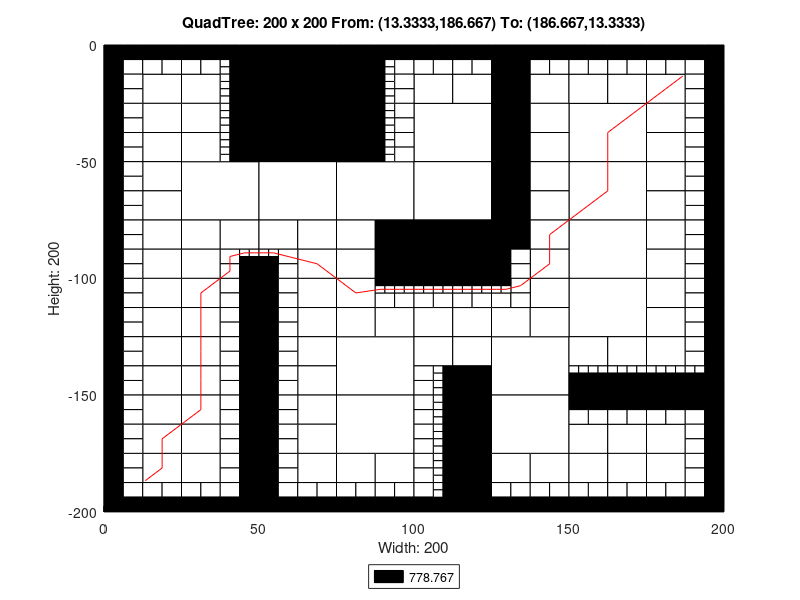

This chart was generated by the following MATLAB code:
axis([0 200 -200 0]);
title('QuadTree: 200 x 200 From: (13.3333,186.667) To: (186.667,13.3333)');
xlabel('Width: 200');
ylabel('Height: 200');
rectangle('Position',[50 -25 25 25], 'FaceColor',[0 0 0]);
rectangle('Position',[50 -50 25 25], 'FaceColor',[0 0 0]);
rectangle('Position',[25 -75 25 25], 'FaceColor',[1 1 1]);
rectangle('Position',[50 -75 25 25], 'FaceColor',[1 1 1]);
rectangle('Position',[75 -75 25 25], 'FaceColor',[1 1 1]);
rectangle('Position',[100 -50 25 25], 'FaceColor',[1 1 1]);
rectangle('Position',[150 -50 25 25], 'FaceColor',[1 1 1]);
rectangle('Position',[100 -75 25 25], 'FaceColor',[1 1 1]);
rectangle('Position',[100 -100 25 25], 'FaceColor',[0 0 0]);
rectangle('Position',[150 -75 25 25], 'FaceColor',[1 1 1]);
rectangle('Position',[150 -100 25 25], 'FaceColor',[1 1 1]);
rectangle('Position',[75 -150 25 25], 'FaceColor',[1 1 1]);
rectangle('Position',[75 -175 25 25], 'FaceColor',[1 1 1]);
rectangle('Position',[125 -150 25 25], 'FaceColor',[1 1 1]);
rectangle('Position',[150 -125 25 25], 'FaceColor',[1 1 1]);
rectangle('Position',[125 -175 25 25], 'FaceColor',[1 1 1]);
rectangle('Position',[12.5 -25 12.5 12.5], 'FaceColor',[1 1 1]);
rectangle('Position',[25 -25 12.5 12.5], 'FaceColor',[1 1 1]);
rectangle('Position',[12.5 -37.5 12.5 12.5], 'FaceColor',[1 1 1]);
rectangle('Position',[12.5 -50 12.5 12.5], 'FaceColor',[1 1 1]);
rectangle('Position',[25 -37.5 12.5 12.5], 'FaceColor',[1 1 1]);
rectangle('Position',[25 -50 12.5 12.5], 'FaceColor',[1 1 1]);
rectangle('Position',[75 -12.5 12.5 12.5], 'FaceColor',[0 0 0]);
rectangle('Position',[75 -25 12.5 12.5], 'FaceColor',[0 0 0]);
rectangle('Position',[75 -37.5 12.5 12.5], 'FaceColor',[0 0 0]);
rectangle('Position',[75 -50 12.5 12.5], 'FaceColor',[0 0 0]);
rectangle('Position',[12.5 -62.5 12.5 12.5], 'FaceColor',[1 1 1]);
rectangle('Position',[12.5 -75 12.5 12.5], 'FaceColor',[1 1 1]);
rectangle('Position',[12.5 -87.5 12.5 12.5], 'FaceColor',[1 1 1]);
rectangle('Position',[12.5 -100 12.5 12.5], 'FaceColor',[1 1 1]);
rectangle('Position',[25 -87.5 12.5 12.5], 'FaceColor',[1 1 1]);
rectangle('Position',[37.5 -87.5 12.5 12.5], 'FaceColor',[1 1 1]);
rectangle('Position',[25 -100 12.5 12.5], 'FaceColor',[1 1 1]);
rectangle('Position',[50 -87.5 12.5 12.5], 'FaceColor',[1 1 1]);
rectangle('Position',[62.5 -87.5 12.5 12.5], 'FaceColor',[1 1 1]);
rectangle('Position',[62.5 -100 12.5 12.5], 'FaceColor',[1 1 1]);
rectangle('Position',[75 -87.5 12.5 12.5], 'FaceColor',[1 1 1]);
rectangle('Position',[87.5 -87.5 12.5 12.5], 'FaceColor',[0 0 0]);
rectangle('Position',[75 -100 12.5 12.5], 'FaceColor',[1 1 1]);
rectangle('Position',[87.5 -100 12.5 12.5], 'FaceColor',[0 0 0]);
rectangle('Position',[100 -25 12.5 12.5], 'FaceColor',[1 1 1]);
rectangle('Position',[112.5 -25 12.5 12.5], 'FaceColor',[1 1 1]);
rectangle('Position',[125 -12.5 12.5 12.5], 'FaceColor',[0 0 0]);
rectangle('Position',[125 -25 12.5 12.5], 'FaceColor',[0 0 0]);
rectangle('Position',[137.5 -25 12.5 12.5], 'FaceColor',[1 1 1]);
rectangle('Position',[125 -37.5 12.5 12.5], 'FaceColor',[0 0 0]);
rectangle('Position',[137.5 -37.5 12.5 12.5], 'FaceColor',[1 1 1]);
rectangle('Position',[125 -50 12.5 12.5], 'FaceColor',[0 0 0]);
rectangle('Position',[137.5 -50 12.5 12.5], 'FaceColor',[1 1 1]);
rectangle('Position',[150 -25 12.5 12.5], 'FaceColor',[1 1 1]);
rectangle('Position',[162.5 -25 12.5 12.5], 'FaceColor',[1 1 1]);
rectangle('Position',[175 -25 12.5 12.5], 'FaceColor',[1 1 1]);
rectangle('Position',[175 -37.5 12.5 12.5], 'FaceColor',[1 1 1]);
rectangle('Position',[175 -50 12.5 12.5], 'FaceColor',[1 1 1]);
rectangle('Position',[125 -62.5 12.5 12.5], 'FaceColor',[0 0 0]);
rectangle('Position',[137.5 -62.5 12.5 12.5], 'FaceColor',[1 1 1]);
rectangle('Position',[125 -75 12.5 12.5], 'FaceColor',[0 0 0]);
rectangle('Position',[137.5 -75 12.5 12.5], 'FaceColor',[1 1 1]);
rectangle('Position',[125 -87.5 12.5 12.5], 'FaceColor',[0 0 0]);
rectangle('Position',[137.5 -87.5 12.5 12.5], 'FaceColor',[1 1 1]);
rectangle('Position',[137.5 -100 12.5 12.5], 'FaceColor',[1 1 1]);
rectangle('Position',[175 -62.5 12.5 12.5], 'FaceColor',[1 1 1]);
rectangle('Position',[175 -75 12.5 12.5], 'FaceColor',[1 1 1]);
rectangle('Position',[175 -87.5 12.5 12.5], 'FaceColor',[1 1 1]);
rectangle('Position',[175 -100 12.5 12.5], 'FaceColor',[1 1 1]);
rectangle('Position',[12.5 -112.5 12.5 12.5], 'FaceColor',[1 1 1]);
rectangle('Position',[12.5 -125 12.5 12.5], 'FaceColor',[1 1 1]);
rectangle('Position',[25 -112.5 12.5 12.5], 'FaceColor',[1 1 1]);
rectangle('Position',[25 -125 12.5 12.5], 'FaceColor',[1 1 1]);
rectangle('Position',[12.5 -137.5 12.5 12.5], 'FaceColor',[1 1 1]);
rectangle('Position',[12.5 -150 12.5 12.5], 'FaceColor',[1 1 1]);
rectangle('Position',[25 -137.5 12.5 12.5], 'FaceColor',[1 1 1]);
rectangle('Position',[25 -150 12.5 12.5], 'FaceColor',[1 1 1]);
rectangle('Position',[62.5 -112.5 12.5 12.5], 'FaceColor',[1 1 1]);
rectangle('Position',[62.5 -125 12.5 12.5], 'FaceColor',[1 1 1]);
rectangle('Position',[75 -112.5 12.5 12.5], 'FaceColor',[1 1 1]);
rectangle('Position',[75 -125 12.5 12.5], 'FaceColor',[1 1 1]);
rectangle('Position',[87.5 -125 12.5 12.5], 'FaceColor',[1 1 1]);
rectangle('Position',[62.5 -137.5 12.5 12.5], 'FaceColor',[1 1 1]);
rectangle('Position',[62.5 -150 12.5 12.5], 'FaceColor',[1 1 1]);
rectangle('Position',[12.5 -162.5 12.5 12.5], 'FaceColor',[1 1 1]);
rectangle('Position',[12.5 -175 12.5 12.5], 'FaceColor',[1 1 1]);
rectangle('Position',[25 -162.5 12.5 12.5], 'FaceColor',[1 1 1]);
rectangle('Position',[25 -175 12.5 12.5], 'FaceColor',[1 1 1]);
rectangle('Position',[12.5 -187.5 12.5 12.5], 'FaceColor',[1 1 1]);
rectangle('Position',[25 -187.5 12.5 12.5], 'FaceColor',[1 1 1]);
rectangle('Position',[62.5 -162.5 12.5 12.5], 'FaceColor',[1 1 1]);
rectangle('Position',[62.5 -175 12.5 12.5], 'FaceColor',[1 1 1]);
rectangle('Position',[62.5 -187.5 12.5 12.5], 'FaceColor',[1 1 1]);
rectangle('Position',[75 -187.5 12.5 12.5], 'FaceColor',[1 1 1]);
rectangle('Position',[87.5 -187.5 12.5 12.5], 'FaceColor',[1 1 1]);
rectangle('Position',[100 -125 12.5 12.5], 'FaceColor',[1 1 1]);
rectangle('Position',[112.5 -125 12.5 12.5], 'FaceColor',[1 1 1]);
rectangle('Position',[137.5 -112.5 12.5 12.5], 'FaceColor',[1 1 1]);
rectangle('Position',[125 -125 12.5 12.5], 'FaceColor',[1 1 1]);
rectangle('Position',[137.5 -125 12.5 12.5], 'FaceColor',[1 1 1]);
rectangle('Position',[100 -137.5 12.5 12.5], 'FaceColor',[1 1 1]);
rectangle('Position',[112.5 -137.5 12.5 12.5], 'FaceColor',[1 1 1]);
rectangle('Position',[112.5 -150 12.5 12.5], 'FaceColor',[0 0 0]);
rectangle('Position',[175 -112.5 12.5 12.5], 'FaceColor',[1 1 1]);
rectangle('Position',[175 -125 12.5 12.5], 'FaceColor',[1 1 1]);
rectangle('Position',[150 -137.5 12.5 12.5], 'FaceColor',[1 1 1]);
rectangle('Position',[162.5 -137.5 12.5 12.5], 'FaceColor',[1 1 1]);
rectangle('Position',[175 -137.5 12.5 12.5], 'FaceColor',[1 1 1]);
rectangle('Position',[112.5 -162.5 12.5 12.5], 'FaceColor',[0 0 0]);
rectangle('Position',[112.5 -175 12.5 12.5], 'FaceColor',[0 0 0]);
rectangle('Position',[112.5 -187.5 12.5 12.5], 'FaceColor',[0 0 0]);
rectangle('Position',[112.5 -200 12.5 12.5], 'FaceColor',[0 0 0]);
rectangle('Position',[125 -187.5 12.5 12.5], 'FaceColor',[1 1 1]);
rectangle('Position',[137.5 -187.5 12.5 12.5], 'FaceColor',[1 1 1]);
rectangle('Position',[150 -175 12.5 12.5], 'FaceColor',[1 1 1]);
rectangle('Position',[162.5 -175 12.5 12.5], 'FaceColor',[1 1 1]);
rectangle('Position',[175 -175 12.5 12.5], 'FaceColor',[1 1 1]);
rectangle('Position',[150 -187.5 12.5 12.5], 'FaceColor',[1 1 1]);
rectangle('Position',[162.5 -187.5 12.5 12.5], 'FaceColor',[1 1 1]);
rectangle('Position',[175 -187.5 12.5 12.5], 'FaceColor',[1 1 1]);
rectangle('Position',[0 -6.25 6.25 6.25], 'FaceColor',[0 0 0]);
rectangle('Position',[6.25 -6.25 6.25 6.25], 'FaceColor',[0 0 0]);
rectangle('Position',[0 -12.5 6.25 6.25], 'FaceColor',[0 0 0]);
rectangle('Position',[6.25 -12.5 6.25 6.25], 'FaceColor',[1 1 1]);
rectangle('Position',[12.5 -6.25 6.25 6.25], 'FaceColor',[0 0 0]);
rectangle('Position',[18.75 -6.25 6.25 6.25], 'FaceColor',[0 0 0]);
rectangle('Position',[12.5 -12.5 6.25 6.25], 'FaceColor',[1 1 1]);
rectangle('Position',[18.75 -12.5 6.25 6.25], 'FaceColor',[1 1 1]);
rectangle('Position',[0 -18.75 6.25 6.25], 'FaceColor',[0 0 0]);
rectangle('Position',[6.25 -18.75 6.25 6.25], 'FaceColor',[1 1 1]);
rectangle('Position',[0 -25 6.25 6.25], 'FaceColor',[0 0 0]);
rectangle('Position',[6.25 -25 6.25 6.25], 'FaceColor',[1 1 1]);
rectangle('Position',[25 -6.25 6.25 6.25], 'FaceColor',[0 0 0]);
rectangle('Position',[31.25 -6.25 6.25 6.25], 'FaceColor',[0 0 0]);
rectangle('Position',[25 -12.5 6.25 6.25], 'FaceColor',[1 1 1]);
rectangle('Position',[31.25 -12.5 6.25 6.25], 'FaceColor',[1 1 1]);
rectangle('Position',[37.5 -6.25 6.25 6.25], 'FaceColor',[0 0 0]);
rectangle('Position',[43.75 -6.25 6.25 6.25], 'FaceColor',[0 0 0]);
rectangle('Position',[43.75 -12.5 6.25 6.25], 'FaceColor',[0 0 0]);
rectangle('Position',[43.75 -18.75 6.25 6.25], 'FaceColor',[0 0 0]);
rectangle('Position',[43.75 -25 6.25 6.25], 'FaceColor',[0 0 0]);
rectangle('Position',[0 -31.25 6.25 6.25], 'FaceColor',[0 0 0]);
rectangle('Position',[6.25 -31.25 6.25 6.25], 'FaceColor',[1 1 1]);
rectangle('Position',[0 -37.5 6.25 6.25], 'FaceColor',[0 0 0]);
rectangle('Position',[6.25 -37.5 6.25 6.25], 'FaceColor',[1 1 1]);
rectangle('Position',[0 -43.75 6.25 6.25], 'FaceColor',[0 0 0]);
rectangle('Position',[6.25 -43.75 6.25 6.25], 'FaceColor',[1 1 1]);
rectangle('Position',[0 -50 6.25 6.25], 'FaceColor',[0 0 0]);
rectangle('Position',[6.25 -50 6.25 6.25], 'FaceColor',[1 1 1]);
rectangle('Position',[43.75 -31.25 6.25 6.25], 'FaceColor',[0 0 0]);
rectangle('Position',[43.75 -37.5 6.25 6.25], 'FaceColor',[0 0 0]);
rectangle('Position',[43.75 -43.75 6.25 6.25], 'FaceColor',[0 0 0]);
rectangle('Position',[43.75 -50 6.25 6.25], 'FaceColor',[0 0 0]);
rectangle('Position',[87.5 -6.25 6.25 6.25], 'FaceColor',[0 0 0]);
rectangle('Position',[93.75 -6.25 6.25 6.25], 'FaceColor',[0 0 0]);
rectangle('Position',[93.75 -12.5 6.25 6.25], 'FaceColor',[1 1 1]);
rectangle('Position',[93.75 -18.75 6.25 6.25], 'FaceColor',[1 1 1]);
rectangle('Position',[93.75 -25 6.25 6.25], 'FaceColor',[1 1 1]);
rectangle('Position',[93.75 -31.25 6.25 6.25], 'FaceColor',[1 1 1]);
rectangle('Position',[93.75 -37.5 6.25 6.25], 'FaceColor',[1 1 1]);
rectangle('Position',[93.75 -43.75 6.25 6.25], 'FaceColor',[1 1 1]);
rectangle('Position',[93.75 -50 6.25 6.25], 'FaceColor',[1 1 1]);
rectangle('Position',[0 -56.25 6.25 6.25], 'FaceColor',[0 0 0]);
rectangle('Position',[6.25 -56.25 6.25 6.25], 'FaceColor',[1 1 1]);
rectangle('Position',[0 -62.5 6.25 6.25], 'FaceColor',[0 0 0]);
rectangle('Position',[6.25 -62.5 6.25 6.25], 'FaceColor',[1 1 1]);
rectangle('Position',[0 -68.75 6.25 6.25], 'FaceColor',[0 0 0]);
rectangle('Position',[6.25 -68.75 6.25 6.25], 'FaceColor',[1 1 1]);
rectangle('Position',[0 -75 6.25 6.25], 'FaceColor',[0 0 0]);
rectangle('Position',[6.25 -75 6.25 6.25], 'FaceColor',[1 1 1]);
rectangle('Position',[0 -81.25 6.25 6.25], 'FaceColor',[0 0 0]);
rectangle('Position',[6.25 -81.25 6.25 6.25], 'FaceColor',[1 1 1]);
rectangle('Position',[0 -87.5 6.25 6.25], 'FaceColor',[0 0 0]);
rectangle('Position',[6.25 -87.5 6.25 6.25], 'FaceColor',[1 1 1]);
rectangle('Position',[0 -93.75 6.25 6.25], 'FaceColor',[0 0 0]);
rectangle('Position',[6.25 -93.75 6.25 6.25], 'FaceColor',[1 1 1]);
rectangle('Position',[0 -100 6.25 6.25], 'FaceColor',[0 0 0]);
rectangle('Position',[6.25 -100 6.25 6.25], 'FaceColor',[1 1 1]);
rectangle('Position',[37.5 -93.75 6.25 6.25], 'FaceColor',[1 1 1]);
rectangle('Position',[37.5 -100 6.25 6.25], 'FaceColor',[1 1 1]);
rectangle('Position',[43.75 -100 6.25 6.25], 'FaceColor',[0 0 0]);
rectangle('Position',[56.25 -93.75 6.25 6.25], 'FaceColor',[1 1 1]);
rectangle('Position',[50 -100 6.25 6.25], 'FaceColor',[0 0 0]);
rectangle('Position',[56.25 -100 6.25 6.25], 'FaceColor',[1 1 1]);
rectangle('Position',[100 -6.25 6.25 6.25], 'FaceColor',[0 0 0]);
rectangle('Position',[106.25 -6.25 6.25 6.25], 'FaceColor',[0 0 0]);
rectangle('Position',[100 -12.5 6.25 6.25], 'FaceColor',[1 1 1]);
rectangle('Position',[106.25 -12.5 6.25 6.25], 'FaceColor',[1 1 1]);
rectangle('Position',[112.5 -6.25 6.25 6.25], 'FaceColor',[0 0 0]);
rectangle('Position',[118.75 -6.25 6.25 6.25], 'FaceColor',[0 0 0]);
rectangle('Position',[112.5 -12.5 6.25 6.25], 'FaceColor',[1 1 1]);
rectangle('Position',[118.75 -12.5 6.25 6.25], 'FaceColor',[1 1 1]);
rectangle('Position',[137.5 -6.25 6.25 6.25], 'FaceColor',[0 0 0]);
rectangle('Position',[143.75 -6.25 6.25 6.25], 'FaceColor',[0 0 0]);
rectangle('Position',[137.5 -12.5 6.25 6.25], 'FaceColor',[1 1 1]);
rectangle('Position',[143.75 -12.5 6.25 6.25], 'FaceColor',[1 1 1]);
rectangle('Position',[150 -6.25 6.25 6.25], 'FaceColor',[0 0 0]);
rectangle('Position',[156.25 -6.25 6.25 6.25], 'FaceColor',[0 0 0]);
rectangle('Position',[150 -12.5 6.25 6.25], 'FaceColor',[1 1 1]);
rectangle('Position',[156.25 -12.5 6.25 6.25], 'FaceColor',[1 1 1]);
rectangle('Position',[162.5 -6.25 6.25 6.25], 'FaceColor',[0 0 0]);
rectangle('Position',[168.75 -6.25 6.25 6.25], 'FaceColor',[0 0 0]);
rectangle('Position',[162.5 -12.5 6.25 6.25], 'FaceColor',[1 1 1]);
rectangle('Position',[168.75 -12.5 6.25 6.25], 'FaceColor',[1 1 1]);
rectangle('Position',[175 -6.25 6.25 6.25], 'FaceColor',[0 0 0]);
rectangle('Position',[181.25 -6.25 6.25 6.25], 'FaceColor',[0 0 0]);
rectangle('Position',[175 -12.5 6.25 6.25], 'FaceColor',[1 1 1]);
rectangle('Position',[181.25 -12.5 6.25 6.25], 'FaceColor',[1 1 1]);
rectangle('Position',[187.5 -6.25 6.25 6.25], 'FaceColor',[0 0 0]);
rectangle('Position',[193.75 -6.25 6.25 6.25], 'FaceColor',[0 0 0]);
rectangle('Position',[187.5 -12.5 6.25 6.25], 'FaceColor',[1 1 1]);
rectangle('Position',[193.75 -12.5 6.25 6.25], 'FaceColor',[0 0 0]);
rectangle('Position',[187.5 -18.75 6.25 6.25], 'FaceColor',[1 1 1]);
rectangle('Position',[193.75 -18.75 6.25 6.25], 'FaceColor',[0 0 0]);
rectangle('Position',[187.5 -25 6.25 6.25], 'FaceColor',[1 1 1]);
rectangle('Position',[193.75 -25 6.25 6.25], 'FaceColor',[0 0 0]);
rectangle('Position',[187.5 -31.25 6.25 6.25], 'FaceColor',[1 1 1]);
rectangle('Position',[193.75 -31.25 6.25 6.25], 'FaceColor',[0 0 0]);
rectangle('Position',[187.5 -37.5 6.25 6.25], 'FaceColor',[1 1 1]);
rectangle('Position',[193.75 -37.5 6.25 6.25], 'FaceColor',[0 0 0]);
rectangle('Position',[187.5 -43.75 6.25 6.25], 'FaceColor',[1 1 1]);
rectangle('Position',[193.75 -43.75 6.25 6.25], 'FaceColor',[0 0 0]);
rectangle('Position',[187.5 -50 6.25 6.25], 'FaceColor',[1 1 1]);
rectangle('Position',[193.75 -50 6.25 6.25], 'FaceColor',[0 0 0]);
rectangle('Position',[125 -93.75 6.25 6.25], 'FaceColor',[0 0 0]);
rectangle('Position',[131.25 -93.75 6.25 6.25], 'FaceColor',[1 1 1]);
rectangle('Position',[125 -100 6.25 6.25], 'FaceColor',[0 0 0]);
rectangle('Position',[131.25 -100 6.25 6.25], 'FaceColor',[1 1 1]);
rectangle('Position',[187.5 -56.25 6.25 6.25], 'FaceColor',[1 1 1]);
rectangle('Position',[193.75 -56.25 6.25 6.25], 'FaceColor',[0 0 0]);
rectangle('Position',[187.5 -62.5 6.25 6.25], 'FaceColor',[1 1 1]);
rectangle('Position',[193.75 -62.5 6.25 6.25], 'FaceColor',[0 0 0]);
rectangle('Position',[187.5 -68.75 6.25 6.25], 'FaceColor',[1 1 1]);
rectangle('Position',[193.75 -68.75 6.25 6.25], 'FaceColor',[0 0 0]);
rectangle('Position',[187.5 -75 6.25 6.25], 'FaceColor',[1 1 1]);
rectangle('Position',[193.75 -75 6.25 6.25], 'FaceColor',[0 0 0]);
rectangle('Position',[187.5 -81.25 6.25 6.25], 'FaceColor',[1 1 1]);
rectangle('Position',[193.75 -81.25 6.25 6.25], 'FaceColor',[0 0 0]);
rectangle('Position',[187.5 -87.5 6.25 6.25], 'FaceColor',[1 1 1]);
rectangle('Position',[193.75 -87.5 6.25 6.25], 'FaceColor',[0 0 0]);
rectangle('Position',[187.5 -93.75 6.25 6.25], 'FaceColor',[1 1 1]);
rectangle('Position',[193.75 -93.75 6.25 6.25], 'FaceColor',[0 0 0]);
rectangle('Position',[187.5 -100 6.25 6.25], 'FaceColor',[1 1 1]);
rectangle('Position',[193.75 -100 6.25 6.25], 'FaceColor',[0 0 0]);
rectangle('Position',[0 -106.25 6.25 6.25], 'FaceColor',[0 0 0]);
rectangle('Position',[6.25 -106.25 6.25 6.25], 'FaceColor',[1 1 1]);
rectangle('Position',[0 -112.5 6.25 6.25], 'FaceColor',[0 0 0]);
rectangle('Position',[6.25 -112.5 6.25 6.25], 'FaceColor',[1 1 1]);
rectangle('Position',[0 -118.75 6.25 6.25], 'FaceColor',[0 0 0]);
rectangle('Position',[6.25 -118.75 6.25 6.25], 'FaceColor',[1 1 1]);
rectangle('Position',[0 -125 6.25 6.25], 'FaceColor',[0 0 0]);
rectangle('Position',[6.25 -125 6.25 6.25], 'FaceColor',[1 1 1]);
rectangle('Position',[37.5 -106.25 6.25 6.25], 'FaceColor',[1 1 1]);
rectangle('Position',[43.75 -106.25 6.25 6.25], 'FaceColor',[0 0 0]);
rectangle('Position',[37.5 -112.5 6.25 6.25], 'FaceColor',[1 1 1]);
rectangle('Position',[43.75 -112.5 6.25 6.25], 'FaceColor',[0 0 0]);
rectangle('Position',[37.5 -118.75 6.25 6.25], 'FaceColor',[1 1 1]);
rectangle('Position',[43.75 -118.75 6.25 6.25], 'FaceColor',[0 0 0]);
rectangle('Position',[37.5 -125 6.25 6.25], 'FaceColor',[1 1 1]);
rectangle('Position',[43.75 -125 6.25 6.25], 'FaceColor',[0 0 0]);
rectangle('Position',[0 -131.25 6.25 6.25], 'FaceColor',[0 0 0]);
rectangle('Position',[6.25 -131.25 6.25 6.25], 'FaceColor',[1 1 1]);
rectangle('Position',[0 -137.5 6.25 6.25], 'FaceColor',[0 0 0]);
rectangle('Position',[6.25 -137.5 6.25 6.25], 'FaceColor',[1 1 1]);
rectangle('Position',[0 -143.75 6.25 6.25], 'FaceColor',[0 0 0]);
rectangle('Position',[6.25 -143.75 6.25 6.25], 'FaceColor',[1 1 1]);
rectangle('Position',[0 -150 6.25 6.25], 'FaceColor',[0 0 0]);
rectangle('Position',[6.25 -150 6.25 6.25], 'FaceColor',[1 1 1]);
rectangle('Position',[37.5 -131.25 6.25 6.25], 'FaceColor',[1 1 1]);
rectangle('Position',[43.75 -131.25 6.25 6.25], 'FaceColor',[0 0 0]);
rectangle('Position',[37.5 -137.5 6.25 6.25], 'FaceColor',[1 1 1]);
rectangle('Position',[43.75 -137.5 6.25 6.25], 'FaceColor',[0 0 0]);
rectangle('Position',[37.5 -143.75 6.25 6.25], 'FaceColor',[1 1 1]);
rectangle('Position',[43.75 -143.75 6.25 6.25], 'FaceColor',[0 0 0]);
rectangle('Position',[37.5 -150 6.25 6.25], 'FaceColor',[1 1 1]);
rectangle('Position',[43.75 -150 6.25 6.25], 'FaceColor',[0 0 0]);
rectangle('Position',[50 -106.25 6.25 6.25], 'FaceColor',[0 0 0]);
rectangle('Position',[56.25 -106.25 6.25 6.25], 'FaceColor',[1 1 1]);
rectangle('Position',[50 -112.5 6.25 6.25], 'FaceColor',[0 0 0]);
rectangle('Position',[56.25 -112.5 6.25 6.25], 'FaceColor',[1 1 1]);
rectangle('Position',[50 -118.75 6.25 6.25], 'FaceColor',[0 0 0]);
rectangle('Position',[56.25 -118.75 6.25 6.25], 'FaceColor',[1 1 1]);
rectangle('Position',[50 -125 6.25 6.25], 'FaceColor',[0 0 0]);
rectangle('Position',[56.25 -125 6.25 6.25], 'FaceColor',[1 1 1]);
rectangle('Position',[87.5 -112.5 6.25 6.25], 'FaceColor',[1 1 1]);
rectangle('Position',[93.75 -112.5 6.25 6.25], 'FaceColor',[1 1 1]);
rectangle('Position',[50 -131.25 6.25 6.25], 'FaceColor',[0 0 0]);
rectangle('Position',[56.25 -131.25 6.25 6.25], 'FaceColor',[1 1 1]);
rectangle('Position',[50 -137.5 6.25 6.25], 'FaceColor',[0 0 0]);
rectangle('Position',[56.25 -137.5 6.25 6.25], 'FaceColor',[1 1 1]);
rectangle('Position',[50 -143.75 6.25 6.25], 'FaceColor',[0 0 0]);
rectangle('Position',[56.25 -143.75 6.25 6.25], 'FaceColor',[1 1 1]);
rectangle('Position',[50 -150 6.25 6.25], 'FaceColor',[0 0 0]);
rectangle('Position',[56.25 -150 6.25 6.25], 'FaceColor',[1 1 1]);
rectangle('Position',[0 -156.25 6.25 6.25], 'FaceColor',[0 0 0]);
rectangle('Position',[6.25 -156.25 6.25 6.25], 'FaceColor',[1 1 1]);
rectangle('Position',[0 -162.5 6.25 6.25], 'FaceColor',[0 0 0]);
rectangle('Position',[6.25 -162.5 6.25 6.25], 'FaceColor',[1 1 1]);
rectangle('Position',[0 -168.75 6.25 6.25], 'FaceColor',[0 0 0]);
rectangle('Position',[6.25 -168.75 6.25 6.25], 'FaceColor',[1 1 1]);
rectangle('Position',[0 -175 6.25 6.25], 'FaceColor',[0 0 0]);
rectangle('Position',[6.25 -175 6.25 6.25], 'FaceColor',[1 1 1]);
rectangle('Position',[37.5 -156.25 6.25 6.25], 'FaceColor',[1 1 1]);
rectangle('Position',[43.75 -156.25 6.25 6.25], 'FaceColor',[0 0 0]);
rectangle('Position',[37.5 -162.5 6.25 6.25], 'FaceColor',[1 1 1]);
rectangle('Position',[43.75 -162.5 6.25 6.25], 'FaceColor',[0 0 0]);
rectangle('Position',[37.5 -168.75 6.25 6.25], 'FaceColor',[1 1 1]);
rectangle('Position',[43.75 -168.75 6.25 6.25], 'FaceColor',[0 0 0]);
rectangle('Position',[37.5 -175 6.25 6.25], 'FaceColor',[1 1 1]);
rectangle('Position',[43.75 -175 6.25 6.25], 'FaceColor',[0 0 0]);
rectangle('Position',[0 -181.25 6.25 6.25], 'FaceColor',[0 0 0]);
rectangle('Position',[6.25 -181.25 6.25 6.25], 'FaceColor',[1 1 1]);
rectangle('Position',[0 -187.5 6.25 6.25], 'FaceColor',[0 0 0]);
rectangle('Position',[6.25 -187.5 6.25 6.25], 'FaceColor',[1 1 1]);
rectangle('Position',[0 -193.75 6.25 6.25], 'FaceColor',[0 0 0]);
rectangle('Position',[6.25 -193.75 6.25 6.25], 'FaceColor',[1 1 1]);
rectangle('Position',[0 -200 6.25 6.25], 'FaceColor',[0 0 0]);
rectangle('Position',[6.25 -200 6.25 6.25], 'FaceColor',[0 0 0]);
rectangle('Position',[12.5 -193.75 6.25 6.25], 'FaceColor',[1 1 1]);
rectangle('Position',[18.75 -193.75 6.25 6.25], 'FaceColor',[1 1 1]);
rectangle('Position',[12.5 -200 6.25 6.25], 'FaceColor',[0 0 0]);
rectangle('Position',[18.75 -200 6.25 6.25], 'FaceColor',[0 0 0]);
rectangle('Position',[37.5 -181.25 6.25 6.25], 'FaceColor',[1 1 1]);
rectangle('Position',[43.75 -181.25 6.25 6.25], 'FaceColor',[0 0 0]);
rectangle('Position',[37.5 -187.5 6.25 6.25], 'FaceColor',[1 1 1]);
rectangle('Position',[43.75 -187.5 6.25 6.25], 'FaceColor',[0 0 0]);
rectangle('Position',[25 -193.75 6.25 6.25], 'FaceColor',[1 1 1]);
rectangle('Position',[31.25 -193.75 6.25 6.25], 'FaceColor',[1 1 1]);
rectangle('Position',[25 -200 6.25 6.25], 'FaceColor',[0 0 0]);
rectangle('Position',[31.25 -200 6.25 6.25], 'FaceColor',[0 0 0]);
rectangle('Position',[37.5 -193.75 6.25 6.25], 'FaceColor',[1 1 1]);
rectangle('Position',[43.75 -193.75 6.25 6.25], 'FaceColor',[0 0 0]);
rectangle('Position',[37.5 -200 6.25 6.25], 'FaceColor',[0 0 0]);
rectangle('Position',[43.75 -200 6.25 6.25], 'FaceColor',[0 0 0]);
rectangle('Position',[50 -156.25 6.25 6.25], 'FaceColor',[0 0 0]);
rectangle('Position',[56.25 -156.25 6.25 6.25], 'FaceColor',[1 1 1]);
rectangle('Position',[50 -162.5 6.25 6.25], 'FaceColor',[0 0 0]);
rectangle('Position',[56.25 -162.5 6.25 6.25], 'FaceColor',[1 1 1]);
rectangle('Position',[50 -168.75 6.25 6.25], 'FaceColor',[0 0 0]);
rectangle('Position',[56.25 -168.75 6.25 6.25], 'FaceColor',[1 1 1]);
rectangle('Position',[50 -175 6.25 6.25], 'FaceColor',[0 0 0]);
rectangle('Position',[56.25 -175 6.25 6.25], 'FaceColor',[1 1 1]);
rectangle('Position',[50 -181.25 6.25 6.25], 'FaceColor',[0 0 0]);
rectangle('Position',[56.25 -181.25 6.25 6.25], 'FaceColor',[1 1 1]);
rectangle('Position',[50 -187.5 6.25 6.25], 'FaceColor',[0 0 0]);
rectangle('Position',[56.25 -187.5 6.25 6.25], 'FaceColor',[1 1 1]);
rectangle('Position',[50 -193.75 6.25 6.25], 'FaceColor',[0 0 0]);
rectangle('Position',[56.25 -193.75 6.25 6.25], 'FaceColor',[1 1 1]);
rectangle('Position',[50 -200 6.25 6.25], 'FaceColor',[0 0 0]);
rectangle('Position',[56.25 -200 6.25 6.25], 'FaceColor',[0 0 0]);
rectangle('Position',[62.5 -193.75 6.25 6.25], 'FaceColor',[1 1 1]);
rectangle('Position',[68.75 -193.75 6.25 6.25], 'FaceColor',[1 1 1]);
rectangle('Position',[62.5 -200 6.25 6.25], 'FaceColor',[0 0 0]);
rectangle('Position',[68.75 -200 6.25 6.25], 'FaceColor',[0 0 0]);
rectangle('Position',[75 -193.75 6.25 6.25], 'FaceColor',[1 1 1]);
rectangle('Position',[81.25 -193.75 6.25 6.25], 'FaceColor',[1 1 1]);
rectangle('Position',[75 -200 6.25 6.25], 'FaceColor',[0 0 0]);
rectangle('Position',[81.25 -200 6.25 6.25], 'FaceColor',[0 0 0]);
rectangle('Position',[87.5 -193.75 6.25 6.25], 'FaceColor',[1 1 1]);
rectangle('Position',[93.75 -193.75 6.25 6.25], 'FaceColor',[1 1 1]);
rectangle('Position',[87.5 -200 6.25 6.25], 'FaceColor',[0 0 0]);
rectangle('Position',[93.75 -200 6.25 6.25], 'FaceColor',[0 0 0]);
rectangle('Position',[100 -112.5 6.25 6.25], 'FaceColor',[1 1 1]);
rectangle('Position',[106.25 -112.5 6.25 6.25], 'FaceColor',[1 1 1]);
rectangle('Position',[112.5 -112.5 6.25 6.25], 'FaceColor',[1 1 1]);
rectangle('Position',[118.75 -112.5 6.25 6.25], 'FaceColor',[1 1 1]);
rectangle('Position',[131.25 -106.25 6.25 6.25], 'FaceColor',[1 1 1]);
rectangle('Position',[125 -112.5 6.25 6.25], 'FaceColor',[1 1 1]);
rectangle('Position',[131.25 -112.5 6.25 6.25], 'FaceColor',[1 1 1]);
rectangle('Position',[100 -143.75 6.25 6.25], 'FaceColor',[1 1 1]);
rectangle('Position',[100 -150 6.25 6.25], 'FaceColor',[1 1 1]);
rectangle('Position',[187.5 -106.25 6.25 6.25], 'FaceColor',[1 1 1]);
rectangle('Position',[193.75 -106.25 6.25 6.25], 'FaceColor',[0 0 0]);
rectangle('Position',[187.5 -112.5 6.25 6.25], 'FaceColor',[1 1 1]);
rectangle('Position',[193.75 -112.5 6.25 6.25], 'FaceColor',[0 0 0]);
rectangle('Position',[187.5 -118.75 6.25 6.25], 'FaceColor',[1 1 1]);
rectangle('Position',[193.75 -118.75 6.25 6.25], 'FaceColor',[0 0 0]);
rectangle('Position',[187.5 -125 6.25 6.25], 'FaceColor',[1 1 1]);
rectangle('Position',[193.75 -125 6.25 6.25], 'FaceColor',[0 0 0]);
rectangle('Position',[150 -150 6.25 6.25], 'FaceColor',[0 0 0]);
rectangle('Position',[156.25 -150 6.25 6.25], 'FaceColor',[0 0 0]);
rectangle('Position',[162.5 -150 6.25 6.25], 'FaceColor',[0 0 0]);
rectangle('Position',[168.75 -150 6.25 6.25], 'FaceColor',[0 0 0]);
rectangle('Position',[187.5 -131.25 6.25 6.25], 'FaceColor',[1 1 1]);
rectangle('Position',[193.75 -131.25 6.25 6.25], 'FaceColor',[0 0 0]);
rectangle('Position',[187.5 -137.5 6.25 6.25], 'FaceColor',[1 1 1]);
rectangle('Position',[193.75 -137.5 6.25 6.25], 'FaceColor',[0 0 0]);
rectangle('Position',[175 -150 6.25 6.25], 'FaceColor',[0 0 0]);
rectangle('Position',[181.25 -150 6.25 6.25], 'FaceColor',[0 0 0]);
rectangle('Position',[193.75 -143.75 6.25 6.25], 'FaceColor',[0 0 0]);
rectangle('Position',[187.5 -150 6.25 6.25], 'FaceColor',[0 0 0]);
rectangle('Position',[193.75 -150 6.25 6.25], 'FaceColor',[0 0 0]);
rectangle('Position',[100 -156.25 6.25 6.25], 'FaceColor',[1 1 1]);
rectangle('Position',[100 -162.5 6.25 6.25], 'FaceColor',[1 1 1]);
rectangle('Position',[100 -168.75 6.25 6.25], 'FaceColor',[1 1 1]);
rectangle('Position',[100 -175 6.25 6.25], 'FaceColor',[1 1 1]);
rectangle('Position',[100 -181.25 6.25 6.25], 'FaceColor',[1 1 1]);
rectangle('Position',[100 -187.5 6.25 6.25], 'FaceColor',[1 1 1]);
rectangle('Position',[100 -193.75 6.25 6.25], 'FaceColor',[1 1 1]);
rectangle('Position',[100 -200 6.25 6.25], 'FaceColor',[0 0 0]);
rectangle('Position',[106.25 -200 6.25 6.25], 'FaceColor',[0 0 0]);
rectangle('Position',[125 -193.75 6.25 6.25], 'FaceColor',[1 1 1]);
rectangle('Position',[131.25 -193.75 6.25 6.25], 'FaceColor',[1 1 1]);
rectangle('Position',[125 -200 6.25 6.25], 'FaceColor',[0 0 0]);
rectangle('Position',[131.25 -200 6.25 6.25], 'FaceColor',[0 0 0]);
rectangle('Position',[137.5 -193.75 6.25 6.25], 'FaceColor',[1 1 1]);
rectangle('Position',[143.75 -193.75 6.25 6.25], 'FaceColor',[1 1 1]);
rectangle('Position',[137.5 -200 6.25 6.25], 'FaceColor',[0 0 0]);
rectangle('Position',[143.75 -200 6.25 6.25], 'FaceColor',[0 0 0]);
rectangle('Position',[150 -156.25 6.25 6.25], 'FaceColor',[0 0 0]);
rectangle('Position',[156.25 -156.25 6.25 6.25], 'FaceColor',[0 0 0]);
rectangle('Position',[150 -162.5 6.25 6.25], 'FaceColor',[1 1 1]);
rectangle('Position',[156.25 -162.5 6.25 6.25], 'FaceColor',[1 1 1]);
rectangle('Position',[162.5 -156.25 6.25 6.25], 'FaceColor',[0 0 0]);
rectangle('Position',[168.75 -156.25 6.25 6.25], 'FaceColor',[0 0 0]);
rectangle('Position',[162.5 -162.5 6.25 6.25], 'FaceColor',[1 1 1]);
rectangle('Position',[168.75 -162.5 6.25 6.25], 'FaceColor',[1 1 1]);
rectangle('Position',[175 -156.25 6.25 6.25], 'FaceColor',[0 0 0]);
rectangle('Position',[181.25 -156.25 6.25 6.25], 'FaceColor',[0 0 0]);
rectangle('Position',[175 -162.5 6.25 6.25], 'FaceColor',[1 1 1]);
rectangle('Position',[181.25 -162.5 6.25 6.25], 'FaceColor',[1 1 1]);
rectangle('Position',[187.5 -156.25 6.25 6.25], 'FaceColor',[0 0 0]);
rectangle('Position',[193.75 -156.25 6.25 6.25], 'FaceColor',[0 0 0]);
rectangle('Position',[187.5 -162.5 6.25 6.25], 'FaceColor',[1 1 1]);
rectangle('Position',[193.75 -162.5 6.25 6.25], 'FaceColor',[0 0 0]);
rectangle('Position',[187.5 -168.75 6.25 6.25], 'FaceColor',[1 1 1]);
rectangle('Position',[193.75 -168.75 6.25 6.25], 'FaceColor',[0 0 0]);
rectangle('Position',[187.5 -175 6.25 6.25], 'FaceColor',[1 1 1]);
rectangle('Position',[193.75 -175 6.25 6.25], 'FaceColor',[0 0 0]);
rectangle('Position',[150 -193.75 6.25 6.25], 'FaceColor',[1 1 1]);
rectangle('Position',[156.25 -193.75 6.25 6.25], 'FaceColor',[1 1 1]);
rectangle('Position',[150 -200 6.25 6.25], 'FaceColor',[0 0 0]);
rectangle('Position',[156.25 -200 6.25 6.25], 'FaceColor',[0 0 0]);
rectangle('Position',[162.5 -193.75 6.25 6.25], 'FaceColor',[1 1 1]);
rectangle('Position',[168.75 -193.75 6.25 6.25], 'FaceColor',[1 1 1]);
rectangle('Position',[162.5 -200 6.25 6.25], 'FaceColor',[0 0 0]);
rectangle('Position',[168.75 -200 6.25 6.25], 'FaceColor',[0 0 0]);
rectangle('Position',[187.5 -181.25 6.25 6.25], 'FaceColor',[1 1 1]);
rectangle('Position',[193.75 -181.25 6.25 6.25], 'FaceColor',[0 0 0]);
rectangle('Position',[187.5 -187.5 6.25 6.25], 'FaceColor',[1 1 1]);
rectangle('Position',[193.75 -187.5 6.25 6.25], 'FaceColor',[0 0 0]);
rectangle('Position',[175 -193.75 6.25 6.25], 'FaceColor',[1 1 1]);
rectangle('Position',[181.25 -193.75 6.25 6.25], 'FaceColor',[1 1 1]);
rectangle('Position',[175 -200 6.25 6.25], 'FaceColor',[0 0 0]);
rectangle('Position',[181.25 -200 6.25 6.25], 'FaceColor',[0 0 0]);
rectangle('Position',[187.5 -193.75 6.25 6.25], 'FaceColor',[1 1 1]);
rectangle('Position',[193.75 -193.75 6.25 6.25], 'FaceColor',[0 0 0]);
rectangle('Position',[187.5 -200 6.25 6.25], 'FaceColor',[0 0 0]);
rectangle('Position',[193.75 -200 6.25 6.25], 'FaceColor',[0 0 0]);
rectangle('Position',[37.5 -9.375 3.125 3.125], 'FaceColor',[1 1 1]);
rectangle('Position',[40.625 -9.375 3.125 3.125], 'FaceColor',[0 0 0]);
rectangle('Position',[37.5 -12.5 3.125 3.125], 'FaceColor',[1 1 1]);
rectangle('Position',[40.625 -12.5 3.125 3.125], 'FaceColor',[0 0 0]);
rectangle('Position',[37.5 -15.625 3.125 3.125], 'FaceColor',[1 1 1]);
rectangle('Position',[40.625 -15.625 3.125 3.125], 'FaceColor',[0 0 0]);
rectangle('Position',[37.5 -18.75 3.125 3.125], 'FaceColor',[1 1 1]);
rectangle('Position',[40.625 -18.75 3.125 3.125], 'FaceColor',[0 0 0]);
rectangle('Position',[37.5 -21.875 3.125 3.125], 'FaceColor',[1 1 1]);
rectangle('Position',[40.625 -21.875 3.125 3.125], 'FaceColor',[0 0 0]);
rectangle('Position',[37.5 -25 3.125 3.125], 'FaceColor',[1 1 1]);
rectangle('Position',[40.625 -25 3.125 3.125], 'FaceColor',[0 0 0]);
rectangle('Position',[37.5 -28.125 3.125 3.125], 'FaceColor',[1 1 1]);
rectangle('Position',[40.625 -28.125 3.125 3.125], 'FaceColor',[0 0 0]);
rectangle('Position',[37.5 -31.25 3.125 3.125], 'FaceColor',[1 1 1]);
rectangle('Position',[40.625 -31.25 3.125 3.125], 'FaceColor',[0 0 0]);
rectangle('Position',[37.5 -34.375 3.125 3.125], 'FaceColor',[1 1 1]);
rectangle('Position',[40.625 -34.375 3.125 3.125], 'FaceColor',[0 0 0]);
rectangle('Position',[37.5 -37.5 3.125 3.125], 'FaceColor',[1 1 1]);
rectangle('Position',[40.625 -37.5 3.125 3.125], 'FaceColor',[0 0 0]);
rectangle('Position',[37.5 -40.625 3.125 3.125], 'FaceColor',[1 1 1]);
rectangle('Position',[40.625 -40.625 3.125 3.125], 'FaceColor',[0 0 0]);
rectangle('Position',[37.5 -43.75 3.125 3.125], 'FaceColor',[1 1 1]);
rectangle('Position',[40.625 -43.75 3.125 3.125], 'FaceColor',[0 0 0]);
rectangle('Position',[37.5 -46.875 3.125 3.125], 'FaceColor',[1 1 1]);
rectangle('Position',[40.625 -46.875 3.125 3.125], 'FaceColor',[0 0 0]);
rectangle('Position',[37.5 -50 3.125 3.125], 'FaceColor',[1 1 1]);
rectangle('Position',[40.625 -50 3.125 3.125], 'FaceColor',[0 0 0]);
rectangle('Position',[87.5 -9.375 3.125 3.125], 'FaceColor',[0 0 0]);
rectangle('Position',[90.625 -9.375 3.125 3.125], 'FaceColor',[1 1 1]);
rectangle('Position',[87.5 -12.5 3.125 3.125], 'FaceColor',[0 0 0]);
rectangle('Position',[90.625 -12.5 3.125 3.125], 'FaceColor',[1 1 1]);
rectangle('Position',[87.5 -15.625 3.125 3.125], 'FaceColor',[0 0 0]);
rectangle('Position',[90.625 -15.625 3.125 3.125], 'FaceColor',[1 1 1]);
rectangle('Position',[87.5 -18.75 3.125 3.125], 'FaceColor',[0 0 0]);
rectangle('Position',[90.625 -18.75 3.125 3.125], 'FaceColor',[1 1 1]);
rectangle('Position',[87.5 -21.875 3.125 3.125], 'FaceColor',[0 0 0]);
rectangle('Position',[90.625 -21.875 3.125 3.125], 'FaceColor',[1 1 1]);
rectangle('Position',[87.5 -25 3.125 3.125], 'FaceColor',[0 0 0]);
rectangle('Position',[90.625 -25 3.125 3.125], 'FaceColor',[1 1 1]);
rectangle('Position',[87.5 -28.125 3.125 3.125], 'FaceColor',[0 0 0]);
rectangle('Position',[90.625 -28.125 3.125 3.125], 'FaceColor',[1 1 1]);
rectangle('Position',[87.5 -31.25 3.125 3.125], 'FaceColor',[0 0 0]);
rectangle('Position',[90.625 -31.25 3.125 3.125], 'FaceColor',[1 1 1]);
rectangle('Position',[87.5 -34.375 3.125 3.125], 'FaceColor',[0 0 0]);
rectangle('Position',[90.625 -34.375 3.125 3.125], 'FaceColor',[1 1 1]);
rectangle('Position',[87.5 -37.5 3.125 3.125], 'FaceColor',[0 0 0]);
rectangle('Position',[90.625 -37.5 3.125 3.125], 'FaceColor',[1 1 1]);
rectangle('Position',[87.5 -40.625 3.125 3.125], 'FaceColor',[0 0 0]);
rectangle('Position',[90.625 -40.625 3.125 3.125], 'FaceColor',[1 1 1]);
rectangle('Position',[87.5 -43.75 3.125 3.125], 'FaceColor',[0 0 0]);
rectangle('Position',[90.625 -43.75 3.125 3.125], 'FaceColor',[1 1 1]);
rectangle('Position',[87.5 -46.875 3.125 3.125], 'FaceColor',[0 0 0]);
rectangle('Position',[90.625 -46.875 3.125 3.125], 'FaceColor',[1 1 1]);
rectangle('Position',[87.5 -50 3.125 3.125], 'FaceColor',[0 0 0]);
rectangle('Position',[90.625 -50 3.125 3.125], 'FaceColor',[1 1 1]);
rectangle('Position',[43.75 -90.625 3.125 3.125], 'FaceColor',[1 1 1]);
rectangle('Position',[46.875 -90.625 3.125 3.125], 'FaceColor',[1 1 1]);
rectangle('Position',[43.75 -93.75 3.125 3.125], 'FaceColor',[0 0 0]);
rectangle('Position',[46.875 -93.75 3.125 3.125], 'FaceColor',[0 0 0]);
rectangle('Position',[50 -90.625 3.125 3.125], 'FaceColor',[1 1 1]);
rectangle('Position',[53.125 -90.625 3.125 3.125], 'FaceColor',[1 1 1]);
rectangle('Position',[50 -93.75 3.125 3.125], 'FaceColor',[0 0 0]);
rectangle('Position',[53.125 -93.75 3.125 3.125], 'FaceColor',[0 0 0]);
rectangle('Position',[87.5 -103.125 3.125 3.125], 'FaceColor',[0 0 0]);
rectangle('Position',[90.625 -103.125 3.125 3.125], 'FaceColor',[0 0 0]);
rectangle('Position',[87.5 -106.25 3.125 3.125], 'FaceColor',[1 1 1]);
rectangle('Position',[90.625 -106.25 3.125 3.125], 'FaceColor',[1 1 1]);
rectangle('Position',[93.75 -103.125 3.125 3.125], 'FaceColor',[0 0 0]);
rectangle('Position',[96.875 -103.125 3.125 3.125], 'FaceColor',[0 0 0]);
rectangle('Position',[93.75 -106.25 3.125 3.125], 'FaceColor',[1 1 1]);
rectangle('Position',[96.875 -106.25 3.125 3.125], 'FaceColor',[1 1 1]);
rectangle('Position',[100 -103.125 3.125 3.125], 'FaceColor',[0 0 0]);
rectangle('Position',[103.125 -103.125 3.125 3.125], 'FaceColor',[0 0 0]);
rectangle('Position',[100 -106.25 3.125 3.125], 'FaceColor',[1 1 1]);
rectangle('Position',[103.125 -106.25 3.125 3.125], 'FaceColor',[1 1 1]);
rectangle('Position',[106.25 -103.125 3.125 3.125], 'FaceColor',[0 0 0]);
rectangle('Position',[109.375 -103.125 3.125 3.125], 'FaceColor',[0 0 0]);
rectangle('Position',[106.25 -106.25 3.125 3.125], 'FaceColor',[1 1 1]);
rectangle('Position',[109.375 -106.25 3.125 3.125], 'FaceColor',[1 1 1]);
rectangle('Position',[112.5 -103.125 3.125 3.125], 'FaceColor',[0 0 0]);
rectangle('Position',[115.625 -103.125 3.125 3.125], 'FaceColor',[0 0 0]);
rectangle('Position',[112.5 -106.25 3.125 3.125], 'FaceColor',[1 1 1]);
rectangle('Position',[115.625 -106.25 3.125 3.125], 'FaceColor',[1 1 1]);
rectangle('Position',[118.75 -103.125 3.125 3.125], 'FaceColor',[0 0 0]);
rectangle('Position',[121.875 -103.125 3.125 3.125], 'FaceColor',[0 0 0]);
rectangle('Position',[118.75 -106.25 3.125 3.125], 'FaceColor',[1 1 1]);
rectangle('Position',[121.875 -106.25 3.125 3.125], 'FaceColor',[1 1 1]);
rectangle('Position',[125 -103.125 3.125 3.125], 'FaceColor',[0 0 0]);
rectangle('Position',[128.125 -103.125 3.125 3.125], 'FaceColor',[0 0 0]);
rectangle('Position',[125 -106.25 3.125 3.125], 'FaceColor',[1 1 1]);
rectangle('Position',[128.125 -106.25 3.125 3.125], 'FaceColor',[1 1 1]);
rectangle('Position',[106.25 -140.625 3.125 3.125], 'FaceColor',[1 1 1]);
rectangle('Position',[109.375 -140.625 3.125 3.125], 'FaceColor',[0 0 0]);
rectangle('Position',[106.25 -143.75 3.125 3.125], 'FaceColor',[1 1 1]);
rectangle('Position',[109.375 -143.75 3.125 3.125], 'FaceColor',[0 0 0]);
rectangle('Position',[106.25 -146.875 3.125 3.125], 'FaceColor',[1 1 1]);
rectangle('Position',[109.375 -146.875 3.125 3.125], 'FaceColor',[0 0 0]);
rectangle('Position',[106.25 -150 3.125 3.125], 'FaceColor',[1 1 1]);
rectangle('Position',[109.375 -150 3.125 3.125], 'FaceColor',[0 0 0]);
rectangle('Position',[150 -140.625 3.125 3.125], 'FaceColor',[1 1 1]);
rectangle('Position',[153.125 -140.625 3.125 3.125], 'FaceColor',[1 1 1]);
rectangle('Position',[150 -143.75 3.125 3.125], 'FaceColor',[0 0 0]);
rectangle('Position',[153.125 -143.75 3.125 3.125], 'FaceColor',[0 0 0]);
rectangle('Position',[156.25 -140.625 3.125 3.125], 'FaceColor',[1 1 1]);
rectangle('Position',[159.375 -140.625 3.125 3.125], 'FaceColor',[1 1 1]);
rectangle('Position',[156.25 -143.75 3.125 3.125], 'FaceColor',[0 0 0]);
rectangle('Position',[159.375 -143.75 3.125 3.125], 'FaceColor',[0 0 0]);
rectangle('Position',[162.5 -140.625 3.125 3.125], 'FaceColor',[1 1 1]);
rectangle('Position',[165.625 -140.625 3.125 3.125], 'FaceColor',[1 1 1]);
rectangle('Position',[162.5 -143.75 3.125 3.125], 'FaceColor',[0 0 0]);
rectangle('Position',[165.625 -143.75 3.125 3.125], 'FaceColor',[0 0 0]);
rectangle('Position',[168.75 -140.625 3.125 3.125], 'FaceColor',[1 1 1]);
rectangle('Position',[171.875 -140.625 3.125 3.125], 'FaceColor',[1 1 1]);
rectangle('Position',[168.75 -143.75 3.125 3.125], 'FaceColor',[0 0 0]);
rectangle('Position',[171.875 -143.75 3.125 3.125], 'FaceColor',[0 0 0]);
rectangle('Position',[175 -140.625 3.125 3.125], 'FaceColor',[1 1 1]);
rectangle('Position',[178.125 -140.625 3.125 3.125], 'FaceColor',[1 1 1]);
rectangle('Position',[175 -143.75 3.125 3.125], 'FaceColor',[0 0 0]);
rectangle('Position',[178.125 -143.75 3.125 3.125], 'FaceColor',[0 0 0]);
rectangle('Position',[181.25 -140.625 3.125 3.125], 'FaceColor',[1 1 1]);
rectangle('Position',[184.375 -140.625 3.125 3.125], 'FaceColor',[1 1 1]);
rectangle('Position',[181.25 -143.75 3.125 3.125], 'FaceColor',[0 0 0]);
rectangle('Position',[184.375 -143.75 3.125 3.125], 'FaceColor',[0 0 0]);
rectangle('Position',[187.5 -140.625 3.125 3.125], 'FaceColor',[1 1 1]);
rectangle('Position',[190.625 -140.625 3.125 3.125], 'FaceColor',[1 1 1]);
rectangle('Position',[187.5 -143.75 3.125 3.125], 'FaceColor',[0 0 0]);
rectangle('Position',[190.625 -143.75 3.125 3.125], 'FaceColor',[0 0 0]);
rectangle('Position',[106.25 -153.125 3.125 3.125], 'FaceColor',[1 1 1]);
rectangle('Position',[109.375 -153.125 3.125 3.125], 'FaceColor',[0 0 0]);
rectangle('Position',[106.25 -156.25 3.125 3.125], 'FaceColor',[1 1 1]);
rectangle('Position',[109.375 -156.25 3.125 3.125], 'FaceColor',[0 0 0]);
rectangle('Position',[106.25 -159.375 3.125 3.125], 'FaceColor',[1 1 1]);
rectangle('Position',[109.375 -159.375 3.125 3.125], 'FaceColor',[0 0 0]);
rectangle('Position',[106.25 -162.5 3.125 3.125], 'FaceColor',[1 1 1]);
rectangle('Position',[109.375 -162.5 3.125 3.125], 'FaceColor',[0 0 0]);
rectangle('Position',[106.25 -165.625 3.125 3.125], 'FaceColor',[1 1 1]);
rectangle('Position',[109.375 -165.625 3.125 3.125], 'FaceColor',[0 0 0]);
rectangle('Position',[106.25 -168.75 3.125 3.125], 'FaceColor',[1 1 1]);
rectangle('Position',[109.375 -168.75 3.125 3.125], 'FaceColor',[0 0 0]);
rectangle('Position',[106.25 -171.875 3.125 3.125], 'FaceColor',[1 1 1]);
rectangle('Position',[109.375 -171.875 3.125 3.125], 'FaceColor',[0 0 0]);
rectangle('Position',[106.25 -175 3.125 3.125], 'FaceColor',[1 1 1]);
rectangle('Position',[109.375 -175 3.125 3.125], 'FaceColor',[0 0 0]);
rectangle('Position',[106.25 -178.125 3.125 3.125], 'FaceColor',[1 1 1]);
rectangle('Position',[109.375 -178.125 3.125 3.125], 'FaceColor',[0 0 0]);
rectangle('Position',[106.25 -181.25 3.125 3.125], 'FaceColor',[1 1 1]);
rectangle('Position',[109.375 -181.25 3.125 3.125], 'FaceColor',[0 0 0]);
rectangle('Position',[106.25 -184.375 3.125 3.125], 'FaceColor',[1 1 1]);
rectangle('Position',[109.375 -184.375 3.125 3.125], 'FaceColor',[0 0 0]);
rectangle('Position',[106.25 -187.5 3.125 3.125], 'FaceColor',[1 1 1]);
rectangle('Position',[109.375 -187.5 3.125 3.125], 'FaceColor',[0 0 0]);
rectangle('Position',[106.25 -190.625 3.125 3.125], 'FaceColor',[1 1 1]);
rectangle('Position',[109.375 -190.625 3.125 3.125], 'FaceColor',[0 0 0]);
rectangle('Position',[106.25 -193.75 3.125 3.125], 'FaceColor',[1 1 1]);
rectangle('Position',[109.375 -193.75 3.125 3.125], 'FaceColor',[0 0 0]);
X=[186.667,181.25,162.5,162.5,143.75,143.75,134.375,129.688,126.562,123.438,120.312,117.188,114.062,110.938,107.812,104.688,101.562,98.4375,95.3125,92.1875,89.0625,81.25,68.75,59.375,54.6875,51.5625,48.4375,45.3125,40.625,40.625,31.25,31.25,31.25,31.25,31.25,18.75,18.75,13.3333];
Y=[-13.3333,-18.75,-37.5,-62.5,-81.25,-93.75,-103.125,-104.688,-104.688,-104.688,-104.688,-104.688,-104.688,-104.688,-104.688,-104.688,-104.688,-104.688,-104.688,-104.688,-104.688,-106.25,-93.75,-90.625,-89.0625,-89.0625,-89.0625,-89.0625,-90.625,-96.875,-106.25,-118.75,-131.25,-143.75,-156.25,-168.75,-181.25,-186.667];
hold on;
plot(X,Y,'r');
legend('778.767','Location','southoutside');
